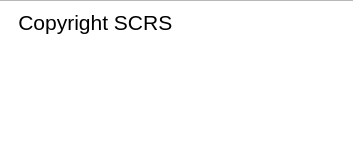
<?xml version="1.0" encoding="UTF-8"?>
<ui version="4.0">
 <class>Dialog_about</class>
 <widget class="QDialog" name="Dialog_about">
  <property name="geometry">
   <rect>
    <x>0</x>
    <y>0</y>
    <width>353</width>
    <height>143</height>
   </rect>
  </property>
  <property name="windowTitle">
   <string>About</string>
  </property>
  <widget class="QTextEdit" name="textEdit">
   <property name="geometry">
    <rect>
     <x>-10</x>
     <y>0</y>
     <width>371</width>
     <height>151</height>
    </rect>
   </property>
   <property name="html">
    <string>&lt;!DOCTYPE HTML PUBLIC &quot;-//W3C//DTD HTML 4.0//EN&quot; &quot;http://www.w3.org/TR/REC-html40/strict.dtd&quot;&gt;
&lt;html&gt;&lt;head&gt;&lt;meta name=&quot;qrichtext&quot; content=&quot;1&quot; /&gt;&lt;style type=&quot;text/css&quot;&gt;
p, li { white-space: pre-wrap; }
&lt;/style&gt;&lt;/head&gt;&lt;body style=&quot; font-family:'Sans Serif'; font-size:9pt; font-weight:400; font-style:normal;&quot;&gt;
&lt;p style=&quot; margin-top:0px; margin-bottom:0px; margin-left:0px; margin-right:0px; -qt-block-indent:0; text-indent:0px;&quot;&gt;    &lt;img src=&quot;:/log/scrslogo.png&quot; /&gt;   &lt;span style=&quot; font-size:16pt;&quot;&gt;Copyright SCRS&lt;/span&gt;&lt;span style=&quot; font-size:20pt;&quot;&gt; &lt;/span&gt;&lt;/p&gt;&lt;/body&gt;&lt;/html&gt;</string>
   </property>
  </widget>
 </widget>
 <resources>
  <include location="mysrc.qrc"/>
 </resources>
 <connections/>
</ui>
